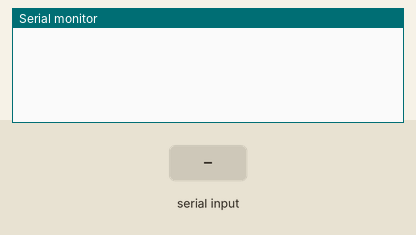
This sketch was run on a simulated ESP32. Shown: the last lines printed to the serial monitor. Inputs (shaded band) come from the test bench.

Above: at 1.2 s.
1.3 s: "=\n" received over Serial
At 2.3 s:
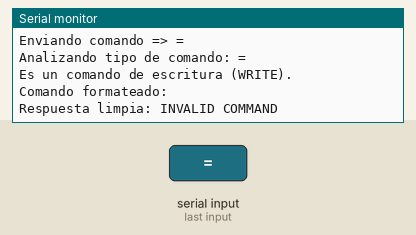
2.8 s: "AT+\n" received over Serial
At 3.4 s:
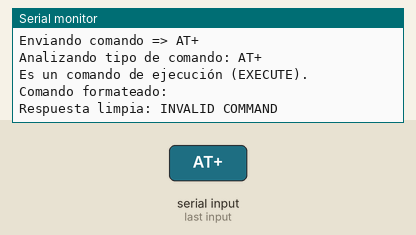
4.3 s: "1\n" received over Serial
At 5.7 s:
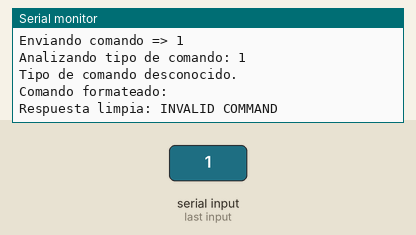

The sketch:

ProcesingCommandsAT.ino
```cpp
#include <Arduino.h>
#include <HardwareSerial.h>

HardwareSerial SIM7600(1);  // Serial1 en pines 17 (TX) y 18 (RX)

String imei, ccid, datetime_module;

enum cmdResponse {
  ROK = 0,
  ERROR = 1,
  DATA = 2
};

enum cmdType {
  TEST = 0,
  READ = 1,
  WRITE = 2,
  EXECUTE = 3,
  UNKNOWN = -1
};

const char *commandAT[] = {
    "AT",
    "CFUN",
    "CGDCONT",
    "COPS",
    "NETOPEN",
    "CIPOPEN",
    "CGACT"
};

String sendCommandWithResponse(const char* command, int timeout = 5000);
int commandType(const String& command);
void handleSerialInput();
void setup() {
  Serial.begin(115200);      // Monitor serial
  SIM7600.begin(115200, SERIAL_8N1, 18, 17); // Comunicación con SIM7600
}

void loop() {
  handleSerialInput();
}

void handleSerialInput() {
  if (Serial.available()) {
    String command = Serial.readStringUntil('\n');
    String response = sendCommandWithResponse(command.c_str());  // Envía comando AT al módulo
    Serial.print("Respuesta limpia: ");
    Serial.println(response);
  }
}

String sendCommandWithResponse(const char* command, int timeout) {
  Serial.print("Enviando comando => ");
  Serial.println(command);

  // Determinar tipo de comando y almacenar en variable
  int type = commandType(command);

  // Limpiar el prefijo "AT+" del comando
  String formattedCommand = String(command).substring(3); // Quitar "AT+"
  if(type == READ){
    //quitar cualquier sufijo "?"
    if (formattedCommand.endsWith("?") ) {
      formattedCommand.remove(formattedCommand.length() - 1); // Remover sufijo
    }
  }else if(type == WRITE){
    // Buscar si hay un '=' en el comando, y eliminar todo lo que esté después
    int posEqual = formattedCommand.indexOf("=");
    if (posEqual != -1) {
      formattedCommand = formattedCommand.substring(0, posEqual);  // Mantener solo hasta antes del '='
    }
  }

  Serial.print("Comando formateado: ");
  Serial.println(formattedCommand);

  String response = "";

  for (const char* cmd : commandAT) {
    if (formattedCommand == cmd) {
      SIM7600.println(command); // Envía el comando al módulo SIM
      long int time = millis();
      while ((millis() - time) < timeout) {
        if (SIM7600.available()) {
          char c = SIM7600.read();
          response += c;
        }
      }
    }
  }
  if(response == ""){
    return "INVALID COMMAND";
  }
  Serial.println("Respuesta completa: ");
  Serial.println(response);


  // Limpiar la respuesta de retorno para dejar solo los datos
  String processedResponse = response;

  // Eliminar el comando completo enviado (como "AT+CGPADDR=1")
  processedResponse.replace(String(command), "");

  // Eliminar el prefijo de respuesta que contiene el comando (como "+CGPADDR: ")
  processedResponse.replace("+" + formattedCommand + ": ", "");

  // Limpiar saltos de línea, retornos de carro y espacios extra
  processedResponse.replace("\n", "");
  processedResponse.replace("\r", "");
  processedResponse.trim();

  // Verificar si la respuesta contiene "OK" o "ERROR" al final y removerlos
  if (processedResponse.endsWith("OK")) {
    processedResponse.remove(processedResponse.length() - 2); // Elimina "OK"
    Serial.println("Estado del comando: OK");
  } else if (processedResponse.endsWith("ERROR") || processedResponse.indexOf('ERROR') != -1) {
    processedResponse.remove(processedResponse.length() - 5); // Elimina "ERROR"
    Serial.println("Estado del comando: ERROR");
    return "ERROR COMMAND";
  }

  Serial.print("Respuesta procesada: ");
  Serial.println(processedResponse);

  return processedResponse;
}

int commandType(const String& command) {
  Serial.print("Analizando tipo de comando: ");
  Serial.println(command);

  // Comando de prueba (AT+<x>=?)
  if (command.endsWith("=?")) {
    Serial.println("Es un comando de prueba (TEST).");
    return TEST;
  }
  // Comando de lectura (AT+<x>?)
  else if (command.endsWith("?") && command.indexOf('=') == -1) {
    Serial.println("Es un comando de lectura (READ).");
    return READ;
  }
  // Comando de escritura (AT+<x>=<...>)
  else if (command.indexOf('=') != -1 && !command.endsWith("?")) {
    Serial.println("Es un comando de escritura (WRITE).");
    return WRITE;
  }
  // Comando de ejecución (AT+<x>)
  else if (command.startsWith("AT+") && command.indexOf('=') == -1 && !command.endsWith("?")) {
    Serial.println("Es un comando de ejecución (EXECUTE).");
    return EXECUTE;
  }
  // Si no coincide con ninguno de los anteriores, es desconocido
  else {
    Serial.println("Tipo de comando desconocido.");
    return UNKNOWN;
  }
}
```

Measured:
- after the input at 1.3 s, the serial monitor: prints a new line at once (image 1)
- after the input at 2.8 s, the serial monitor: prints a new line at once (image 2)
- after the input at 4.3 s, the serial monitor: prints a new line at once (image 3)
